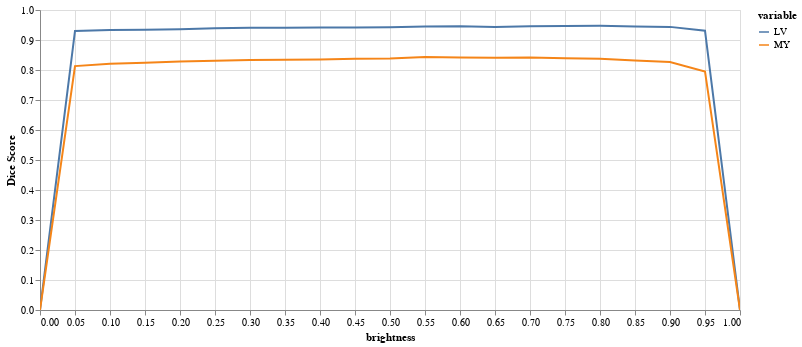

This figure's notebook cell:
### Code cell
results = eval_bright_series(img(), trueMask(), trainedModel, start=0, end=1.05, components=['bg','LV','MY'])
plot_eval_series(results)

### Figure 1 — Vega-Lite specification as saved in the notebook (floating-point values rounded to 4 significant figures)
{"config": {"view": {"continuousWidth": 400, "continuousHeight": 300}}, "data": {"name": "data-273f4613807017291556a1636e8ae93c"}, "mark": "line", "encoding": {"color": {"field": "variable", "type": "nominal"}, "tooltip": {"field": "Dice Score", "type": "quantitative"}, "x": {"field": "brightness", "type": "quantitative"}, "y": {"field": "Dice Score", "type": "quantitative"}}, "height": 300, "selection": {"selector003": {"type": "interval", "bind": "scales", "encodings": ["x", "y"]}}, "width": 700, "$schema": "https://vega.github.io/schema/vega-lite/v4.17.0.json", "datasets": {"data-273f4613807017291556a1636e8ae93c": [{"brightness": 0.0, "variable": "LV", "Dice Score": 0.0}, {"brightness": 0.05, "variable": "LV", "Dice Score": 0.9301}, {"brightness": 0.1, "variable": "LV", "Dice Score": 0.9332}, {"brightness": 0.15, "variable": "LV", "Dice Score": 0.9342}, {"brightness": 0.2, "variable": "LV", "Dice Score": 0.936}, {"brightness": 0.25, "variable": "LV", "Dice Score": 0.9394}, {"brightness": 0.3, "variable": "LV", "Dice Score": 0.9412}, {"brightness": 0.35, "variable": "LV", "Dice Score": 0.9405}, {"brightness": 0.4, "variable": "LV", "Dice Score": 0.9416}, {"brightness": 0.45, "variable": "LV", "Dice Score": 0.9414}, {"brightness": 0.5, "variable": "LV", "Dice Score": 0.9425}, {"brightness": 0.55, "variable": "LV", "Dice Score": 0.9448}, {"brightness": 0.6, "variable": "LV", "Dice Score": 0.9457}, {"brightness": 0.65, "variable": "LV", "Dice Score": 0.9436}, {"brightness": 0.7, "variable": "LV", "Dice Score": 0.9458}, {"brightness": 0.75, "variable": "LV", "Dice Score": 0.947}, {"brightness": 0.8, "variable": "LV", "Dice Score": 0.9471}, {"brightness": 0.85, "variable": "LV", "Dice Score": 0.9453}, {"brightness": 0.9, "variable": "LV", "Dice Score": 0.9437}, {"brightness": 0.95, "variable": "LV", "Dice Score": 0.931}, {"brightness": 1.0, "variable": "LV", "Dice Score": 0.0}, {"brightness": 0.0, "variable": "MY", "Dice Score": 0.0}, {"brightness": 0.05, "variable": "MY", "Dice Score": 0.813}, {"brightness": 0.1, "variable": "MY", "Dice Score": 0.8209}, {"brightness": 0.15, "variable": "MY", "Dice Score": 0.8244}, {"brightness": 0.2, "variable": "MY", "Dice Score": 0.8283}, {"brightness": 0.25, "variable": "MY", "Dice Score": 0.8308}, {"brightness": 0.3, "variable": "MY", "Dice Score": 0.833}, {"brightness": 0.35, "variable": "MY", "Dice Score": 0.8341}, {"brightness": 0.4, "variable": "MY", "Dice Score": 0.8348}, {"brightness": 0.45, "variable": "MY", "Dice Score": 0.8374}, {"brightness": 0.5, "variable": "MY", "Dice Score": 0.8381}, {"brightness": 0.55, "variable": "MY", "Dice Score": 0.8434}, {"brightness": 0.6, "variable": "MY", "Dice Score": 0.8416}, {"brightness": 0.65, "variable": "MY", "Dice Score": 0.8405}, {"brightness": 0.7, "variable": "MY", "Dice Score": 0.8413}, {"brightness": 0.75, "variable": "MY", "Dice Score": 0.8392}, {"brightness": 0.8, "variable": "MY", "Dice Score": 0.8378}, {"brightness": 0.85, "variable": "MY", "Dice Score": 0.8313}, {"brightness": 0.9, "variable": "MY", "Dice Score": 0.8263}, {"brightness": 0.95, "variable": "MY", "Dice Score": 0.7951}, {"brightness": 1.0, "variable": "MY", "Dice Score": 0.0}]}}
